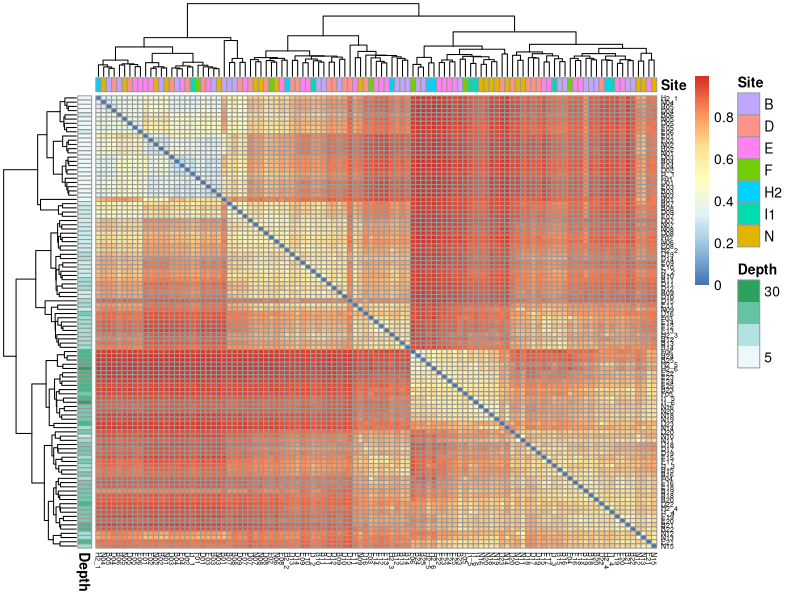
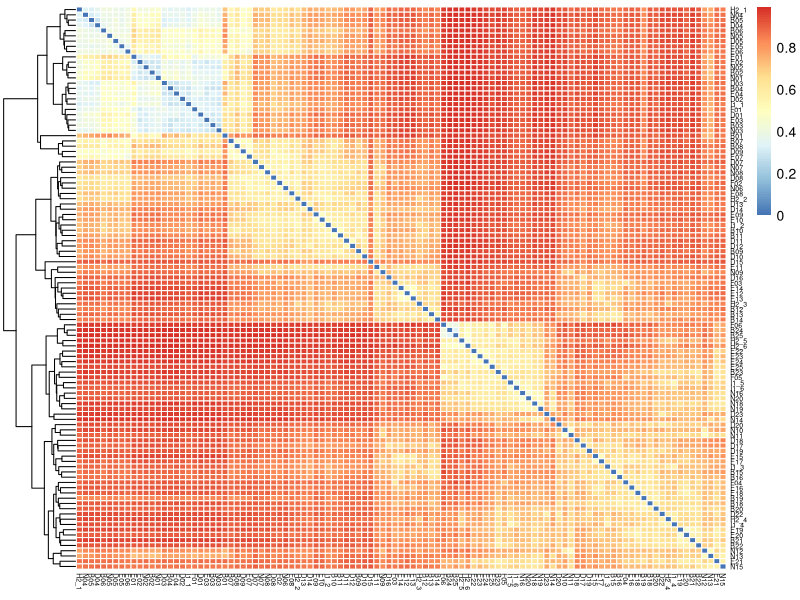

Write R code to recreate these figures, in order.
#!/usr/bin/env Rscript

require(pheatmap)
pdf("Bray-Cutrtis-matrix_heatmap.pdf", width=10, height=8)

ani <- read.delim("distance-matrix.tsv", sep="\t", row.names=1, header=T, stringsAsFactors=FALSE, check.names=FALSE)
if (nrow(ani) <= 20){
	wordsize = 15
}else if (20 < nrow(ani) & nrow(ani) <= 60){
	wordsize = 10
}else if (60 < nrow(ani) & nrow(ani) <= 80){
	wordsize = 8
}else if (80 < nrow(ani) & nrow(ani) <= 100){
	wordsize = 4.5
}else if (100 < nrow(ani) & nrow(ani) <= 145){
	wordsize = 5
}else if (145 < nrow(ani) & nrow(ani) <= 175){
	wordsize = 4
}else if (175 < nrow(ani) & nrow(ani) <= 250){
	wordsize = 3
}else if (250 < nrow(ani) & nrow(ani) <= 380){
	wordsize = 2
}else if (380 < nrow(ani) & nrow(ani) <= 700){
	wordsize = 1
}else if (700 < nrow(ani) & nrow(ani) <= 800){
	wordsize = 0.5
}else{
	wordsize = 0.1
}

annotation_row = read.table("annotation_row.txt", sep="\t", header=T, row.names=1, check.names=F, quote="")
annotation_col = read.table("annotation_col.txt", sep="\t", header=T, row.names=1, check.names=F, quote="")

aa <- pheatmap(ani, cluster_rows = TRUE,fontsize_row = wordsize, fontsize_col = wordsize, annotation_col = annotation_col, annotation_row = annotation_row)#added
order_row = aa$tree_row$order#get the row order
datat = data.frame(ani[order_row,order_row],check.names =F) #rearrange the original datas according to the new row order

if (any( ani == 0)){
	pheatmap(datat, border_color = "white" ,fontsize_row = wordsize, fontsize_col = wordsize, cluster_rows = TRUE, cluster_cols = FALSE)
}else{
	pheatmap(datat, border_color = "white" ,fontsize_row = wordsize, fontsize_col = wordsize, cluster_rows = TRUE, cluster_cols = FALSE)
}

dev.off()
